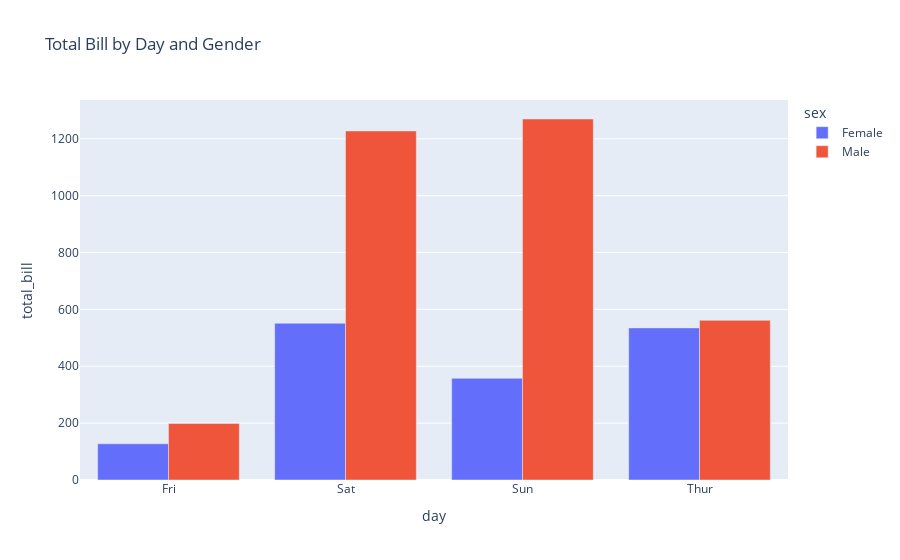

The cell this chart's notebook holds for it:
### Code cell
fig = px.bar(tips_agg, x='day', y='total_bill', color='sex', 
             barmode='group',
             title='Total Bill by Day and Gender')
fig.show()

### Figure 1 — Plotly figure (JSON) as saved in the notebook; plotly's stock layout.template omitted (floating-point values rounded to 4 significant figures)
{"data": [{"alignmentgroup": "True", "hovertemplate": "sex=Female<br>day=%{x}<br>total_bill=%{y}<extra></extra>", "legendgroup": "Female", "marker": {"color": "#636efa", "pattern": {"shape": ""}}, "name": "Female", "offsetgroup": "Female", "orientation": "v", "showlegend": true, "textposition": "auto", "type": "bar", "x": ["Fri", "Sat", "Sun", "Thur"], "xaxis": "x", "y": [127.3, 551.0, 357.7, 534.9], "yaxis": "y"}, {"alignmentgroup": "True", "hovertemplate": "sex=Male<br>day=%{x}<br>total_bill=%{y}<extra></extra>", "legendgroup": "Male", "marker": {"color": "#EF553B", "pattern": {"shape": ""}}, "name": "Male", "offsetgroup": "Male", "orientation": "v", "showlegend": true, "textposition": "auto", "type": "bar", "x": ["Fri", "Sat", "Sun", "Thur"], "xaxis": "x", "y": [198.6, 1227.0, 1269.0, 561.4], "yaxis": "y"}], "layout": {"barmode": "group", "legend": {"title": {"text": "sex"}, "tracegroupgap": 0}, "title": {"text": "Total Bill by Day and Gender"}, "xaxis": {"anchor": "y", "domain": [0, 1], "title": {"text": "day"}}, "yaxis": {"anchor": "x", "domain": [0, 1], "title": {"text": "total_bill"}}}}
